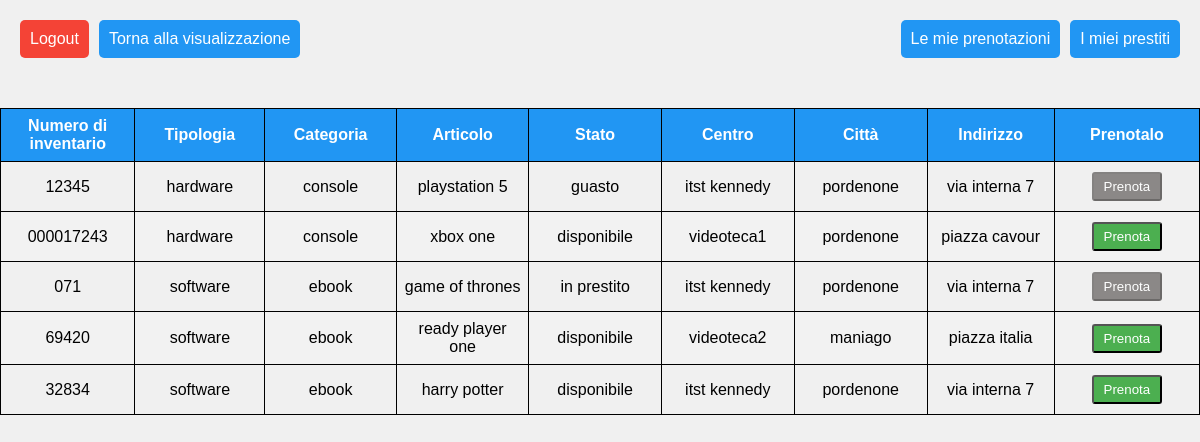
The page /cliente/cliente.php (signed in) on the database its author committed.
### tables this page shows
CREATE TABLE `articoli` (
  `id_articolo` int(16) NOT NULL,
  `numero_inventario` varchar(32) NOT NULL,
  `articolo` varchar(64) NOT NULL,
  `stato` set('disponibile','guasto','prenotato','in prestito') NOT NULL,
  `fk_id_categoria` int(16) DEFAULT NULL,
  `fk_id_centro` int(16) DEFAULT NULL
);

CREATE TABLE `categorie` (
  `id_categoria` int(16) NOT NULL,
  `categoria` varchar(32) NOT NULL,
  `tipologia` varchar(32) NOT NULL
);

CREATE TABLE `centri` (
  `id_centro` int(16) NOT NULL,
  `nome` varchar(32) NOT NULL,
  `citta` varchar(32) NOT NULL,
  `indirizzo` varchar(64) NOT NULL
);

### cliente/cliente.php (the view, shortened to what this page needs)
<?php
$id = $_SESSION['id_utente'];
?>
<!DOCTYPE html>
<html>
<head>
    <link rel="stylesheet" href="../style/styles.css" type="text/css">
</head>
<body>
    <div class="button-container">
        <div class="top-left-container">
            <input type="button" name="logout" value="Logout" onclick="location.href='../logout.php'">
            <input type="button" name="login" value="Torna alla visualizzazione" onclick="location.href='visualizzaCliente.php'">
        </div>
        <div class="top-right-container">
            <input type="button" name="bookings" value="Le mie prenotazioni" onclick="location.href='visualizzaPrenotazioni.php?id= <?php echo $id?> '">
            <input type="button" name="loans" value="I miei prestiti" onclick="location.href='visualizzaPrestiti.php?id= <?php echo $id?> '">
        </div>
    </div>
    <div class="container">
        <div class="table-wrapper">
            <table class="fl-table">
                <thead>
                <tr>
                    <th>Numero di inventario</th>
                    <th>Tipologia</th>
                    <th>Categoria</th>
                    <th>Articolo</th>
                    <th>Stato</th>
                    <th>Centro</th>
                    <th>Città</th>
                    <th>Indirizzo</th>
                    <th>Prenotalo</th>
                </tr>
                </thead>
                <tbody>
                <?php
                    if(isset($idCentro))
                    {
                        $selectSql = "SELECT id_articolo, numero_inventario, tipologia, categoria, articolo, stato, nome, citta, indirizzo
                                FROM articoli a JOIN centri c
                                ON a.fk_id_centro = c.id_centro
                                JOIN categorie cat
                                ON a.fk_id_categoria = cat.id_categoria
                                WHERE fk_id_centro = $idCentro
                                ORDER BY tipologia ASC";
                    }
                    else
                    {
                        $selectSql = "SELECT id_articolo, numero_inventario, tipologia, categoria, articolo, stato, nome, citta, indirizzo
                                    FROM articoli a JOIN centri c
                                    ON a.fk_id_centro = c.id_centro
                                    JOIN categorie cat
                                    ON a.fk_id_categoria = cat.id_categoria
                                    ORDER BY tipologia";
                    }
                    require_once '../db.php';
                    $result = $conn->query($selectSql);
                    while($row = $result->fetch_array(MYSQLI_ASSOC))
                    {
                        $n_inventario = $row['numero_inventario'];
                        $tipologia = $row['tipologia'];
                        $categoria = $row['categoria'];
                        $articolo = $row['articolo'];
                        $stato = $row['stato'];
                        $nome = $row['nome'];
                        $citta = $row['citta'];
                        $indirizzo = $row['indirizzo'];
                        $isAvailable = ($stato == "disponibile") ? 1 : 0;
                        echo
                            '<tr>
                                <td class="colonnaNumero">'.$n_inventario.'</td>
                                <td class="colonnaTipo">'.$tipologia.'</td>
                                <td class="colonnaCategoria">'.$categoria.'</td>
                                <td class="colonnaArticolo">'.$articolo.'</td>
                                <td class="colonnaStato">'.$stato.'</td>
                                <td class="colonnaNome">'.$nome.'</td>
                                <td class="colonnaCitta">'.$citta.'</td>
                                <td class="colonnaIndirizzo">'.$indirizzo.'</td>
                                <td class="colonnaTasti">
                                    <button class="btn" type="button" onclick="location.href=\'prenota.php?id='.$row["id_articolo"].'\'" '. ($isAvailable == 1 ? "" : "disabled") . '>Prenota</button>
                                </td>
                            </tr>';
                    }
                ?>
                </tbody>
            </table>
        </div>
    </div>
</body>
</html>

### style/styles.css (style rules this page uses)
body { margin: 0; padding: 0; font-family: Arial, sans-serif; background-color: #f0f0f0; }
.container { display: flex; flex-direction: column; align-items: center; justify-content: flex-start; padding-top: 20px; }
.button-container { display: flex; flex-direction: row; justify-content: space-between; width: 100%; }
.top-right-container { display: flex; flex-direction: row; justify-content: right; width: 50%; }
.top-left-container { display: flex; flex-direction: row; justify-content: left; width: 50%; }
.table-wrapper { margin-top: 30px; }
.fl-table { width: 100%; border-collapse: collapse; border-spacing: 0; }
.fl-table th, .fl-table td { padding: 8px; text-align: center; border: 1px solid black; }
.fl-table th { background-color: #2196f3; color: #fff; text-align: center; }
.fl-table tr:nth-child(even) { background-color: #f2f2f2; }
.colonnaNumero { width: 150px; text-align: center; }
.colonnaTipo { width: 150px; text-align: center; }
.colonnaCategoria { width: 150px; text-align: center; }
.colonnaArticolo { width: 150px; text-align: center; }
.colonnaStato { width: 150px; text-align: center; }
.colonnaNome { width: 150px; text-align: center; }
.colonnaCitta { width: 150px; text-align: center; }
.colonnaIndirizzo { width: 150px; text-align: center; }
.colonnaTasti { width: 175px; align-items: center; text-align: center; }
button.btn { padding: 5px 10px; margin: 2px; text-decoration: none; background-color: #4caf50; color: #fff; border-radius: 3px; transition: background-color 0.3s; }
button.btn:disabled { background-color: #8b8887; }
input[type="button"][name="logout"] { margin-top: 20px; margin-right: 10px; padding: 10px; cursor: pointer; border: none; border-radius: 5px; background: #f44336; color: #ffffff; font-size: 16px; transition: all 0.3s ease; transform: translate(20px, 0); }
input[type="button"][name="login"] { margin-top: 20px; margin-right: 10px; padding: 10px; cursor: pointer; border: none; border-radius: 5px; background: #2196f3; color: #ffffff; font-size: 16px; transition: all 0.3s ease; transform: translate(20px, 0); }
input[type="button"][name="bookings"] { margin-top: 20px; margin-right: 10px; padding: 10px; cursor: pointer; border: none; border-radius: 5px; background: #2196f3; color: #ffffff; font-size: 16px; transition: all 0.3s ease; transform: translate(-20px, 0); }
input[type="button"][name="loans"] { margin-top: 20px; padding: 10px; cursor: pointer; border: none; border-radius: 5px; background: #2196f3; color: #ffffff; font-size: 16px; transition: all 0.3s ease; transform: translate(-20px, 0); }

### rows shown on the page
articoli: numero_inventario "12345", fk_id_categoria.tipologia "hardware", fk_id_categoria.categoria "console", articolo "playstation 5", stato "guasto", fk_id_centro.nome "itst kennedy", fk_id_centro.citta "pordenone", fk_id_centro.indirizzo "via interna 7"
articoli: numero_inventario "000017243", fk_id_categoria.tipologia "hardware", fk_id_categoria.categoria "console", articolo "xbox one", stato "disponibile", fk_id_centro.nome "videoteca1", fk_id_centro.citta "pordenone", fk_id_centro.indirizzo "piazza cavour"
articoli: numero_inventario "071", fk_id_categoria.tipologia "software", fk_id_categoria.categoria "ebook", articolo "game of thrones", stato "in prestito", fk_id_centro.nome "itst kennedy", fk_id_centro.citta "pordenone", fk_id_centro.indirizzo "via interna 7"
articoli: numero_inventario "69420", fk_id_categoria.tipologia "software", fk_id_categoria.categoria "ebook", articolo "ready player one", stato "disponibile", fk_id_centro.nome "videoteca2", fk_id_centro.citta "maniago", fk_id_centro.indirizzo "piazza italia"
articoli: numero_inventario "32834", fk_id_categoria.tipologia "software", fk_id_categoria.categoria "ebook", articolo "harry potter", stato "disponibile", fk_id_centro.nome "itst kennedy", fk_id_centro.citta "pordenone", fk_id_centro.indirizzo "via interna 7"
